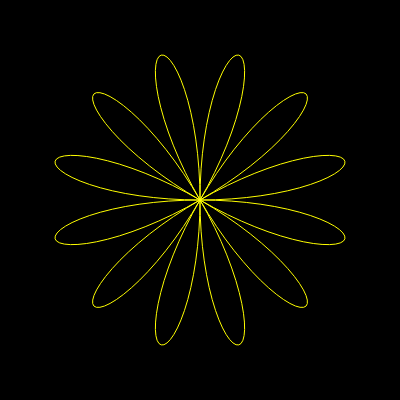
Frame 1 (no input)
Frame 60 (no input): identical to frame 1, image omitted
Frame 120 (the mouse pressed at the canvas centre since frame 60): identical to frame 1, image omitted

The p5.js sketch that drew this single still picture (run headless with seeded random() and noise() and a simulated clock; from frame 60 on, the mouse is pressed at the canvas centre):

// p5.js sketch
// ── sketch.js
let n = 6;
let d = 71;
let dslider;

function setup() {
  createCanvas(400, 400);
  angleMode(DEGREES);
  dSlider = createSlider(1, 180, 1);
}

function draw() {
  background(0);
  translate(width/2, height/2);
  stroke(255,255,0);
  d = dSlider.value();
  
  noFill();
  beginShape();
  for(let i = 0; i < 361; i++)
  {
      let k = i * d;
      let r = 150*sin(n*k);
      let x = r * cos(k);
      let y = r * sin(k);
      vertex(x,y);
  }
  endShape();
}
